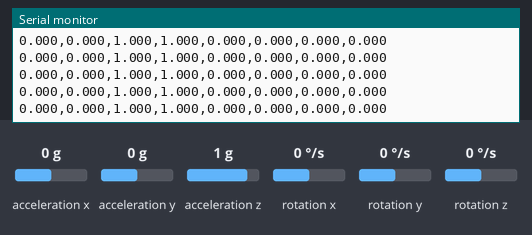
This sketch was run on a simulated Arduino Uno, built with avr-gcc and run on an emulated ATmega328P. Shown: the last lines printed to the serial monitor. Wiring (inferred from the names in the program): MPU-6050 motion sensor at I2C address 0x68. The inputs (shaded band) are chosen by the test bench; at power-on: acceleration x 0 g, acceleration y 0 g, acceleration z 1 g, rotation x 0 °/s, rotation y 0 °/s, rotation z 0 °/s.

Above: at 1.5 s.
1.6 s: acceleration x set to -1.4 g
At 1.99 s:
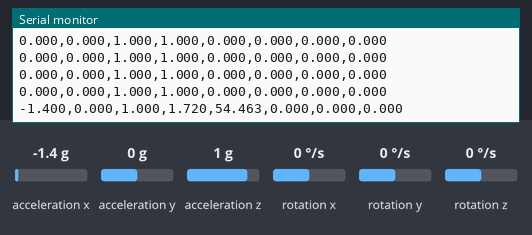
3.1 s: acceleration y set to -1.4 g
At 3.24 s:
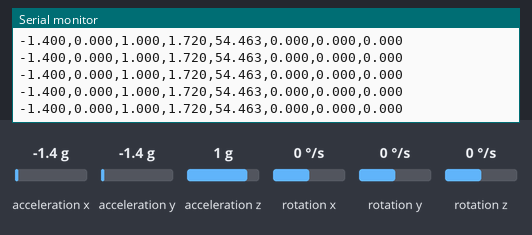
4.6 s: acceleration z set to -1.4 g
At 4.74 s:
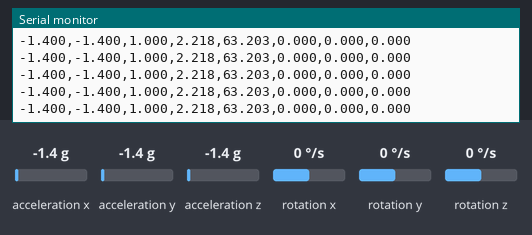
6.1 s: rotation x set to -192 °/s
At 6.24 s:
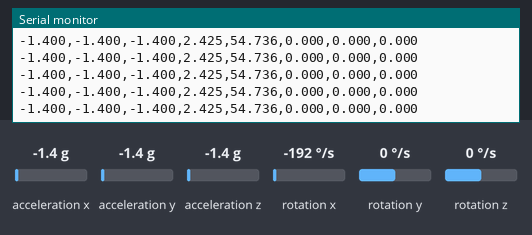
7.6 s: rotation y set to -192 °/s
At 7.74 s:
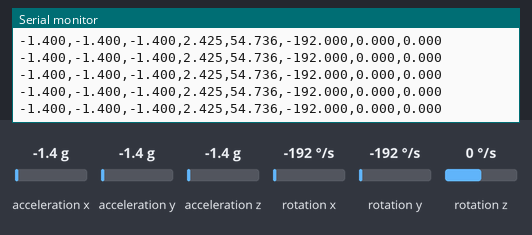
Timing chart, 0 to 10.1 s (numbered marks = the images above; inputs shaded):
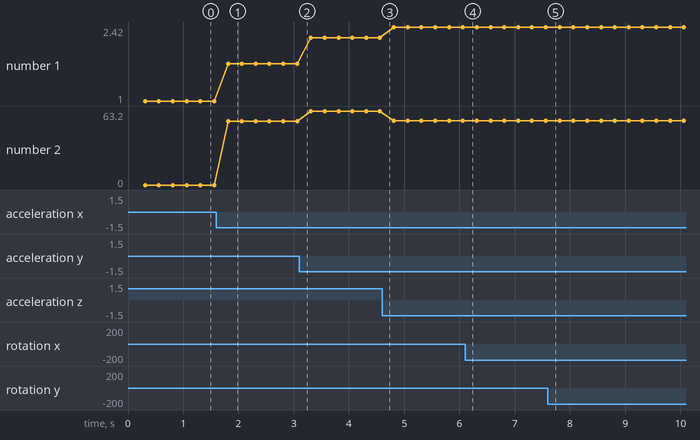

The sketch:

Test_MPU6050.ino
```cpp
#include <Wire.h>

/*
  Prueba independiente del MPU6050 para Arduino UNO.
  Conexiones: VCC->5V (GY-521), GND->GND, SDA->A4, SCL->A5.
  Monitor Serie: 115200 baudios.
*/

const byte MPU_ADDR = 0x68;
const unsigned long INTERVALO_MS = 250;

unsigned long ultimaLecturaMs = 0;
bool mpuDisponible = false;

void setup() {
  Serial.begin(115200);
  Wire.begin();
  delay(300);

  Serial.println(F("=== TEST MPU6050 ==="));
  Serial.println(F("SDA=A4, SCL=A5, Monitor Serie=115200"));

  mpuDisponible = detectarMPU();
  if (!mpuDisponible) {
    Serial.println(F("ERROR: MPU6050 no detectado en 0x68."));
    Serial.println(F("Revise VCC, GND, SDA y SCL."));
    return;
  }

  escribirRegistro(0x6B, 0x00);
  escribirRegistro(0x1B, 0x00);
  escribirRegistro(0x1C, 0x00);

  Serial.println(F("OK: MPU6050 detectado y configurado."));
  Serial.println(F("ax_g,ay_g,az_g,total_g,tilt_deg,gx_dps,gy_dps,gz_dps"));
}

void loop() {
  if (!mpuDisponible) {
    delay(1000);
    return;
  }

  const unsigned long ahora = millis();
  if (ahora - ultimaLecturaMs < INTERVALO_MS) return;
  ultimaLecturaMs = ahora;

  Wire.beginTransmission(MPU_ADDR);
  Wire.write(0x3B);
  if (Wire.endTransmission(false) != 0) {
    Serial.println(F("ERROR: se perdio la comunicacion con el MPU6050."));
    return;
  }

  if (Wire.requestFrom(MPU_ADDR, (byte)14, (byte)true) != 14) {
    Serial.println(F("ERROR: lectura I2C incompleta."));
    return;
  }

  const int16_t rawAx = leerInt16();
  const int16_t rawAy = leerInt16();
  const int16_t rawAz = leerInt16();
  leerInt16();
  const int16_t rawGx = leerInt16();
  const int16_t rawGy = leerInt16();
  const int16_t rawGz = leerInt16();

  const float ax = rawAx / 16384.0;
  const float ay = rawAy / 16384.0;
  const float az = rawAz / 16384.0;
  const float total = sqrt(ax * ax + ay * ay + az * az);
  const float tilt = atan2(sqrt(ax * ax + ay * ay), fabs(az)) * 180.0 / PI;

  imprimirValor(ax);
  imprimirValor(ay);
  imprimirValor(az);
  imprimirValor(total);
  imprimirValor(tilt);
  imprimirValor(rawGx / 131.0);
  imprimirValor(rawGy / 131.0);
  Serial.println(rawGz / 131.0, 3);
}

bool detectarMPU() {
  Wire.beginTransmission(MPU_ADDR);
  if (Wire.endTransmission() != 0) return false;

  Wire.beginTransmission(MPU_ADDR);
  Wire.write(0x75);
  if (Wire.endTransmission(false) != 0) return false;
  if (Wire.requestFrom(MPU_ADDR, (byte)1, (byte)true) != 1) return false;

  const byte identidad = Wire.read();
  Serial.print(F("WHO_AM_I=0x"));
  Serial.println(identidad, HEX);
  return identidad == 0x68;
}

void escribirRegistro(byte registro, byte valor) {
  Wire.beginTransmission(MPU_ADDR);
  Wire.write(registro);
  Wire.write(valor);
  Wire.endTransmission(true);
}

int16_t leerInt16() {
  const int16_t alto = Wire.read();
  const int16_t bajo = Wire.read();
  return (alto << 8) | bajo;
}

void imprimirValor(float valor) {
  Serial.print(valor, 3);
  Serial.print(',');
}
```

Measured:
- after the input at 1.6 s, the serial monitor: prints a new line after 0.21 s (image 1)
- plotted number 1: 1 → 1.72 after the input at 1.6 s, 1.72 → 2.22 after the input at 3.1 s, 2.22 → 2.42 after the input at 4.6 s
- plotted number 2: 0 → 54.46 after the input at 1.6 s, 54.46 → 63.2 after the input at 3.1 s, 63.2 → 54.74 after the input at 4.6 s
